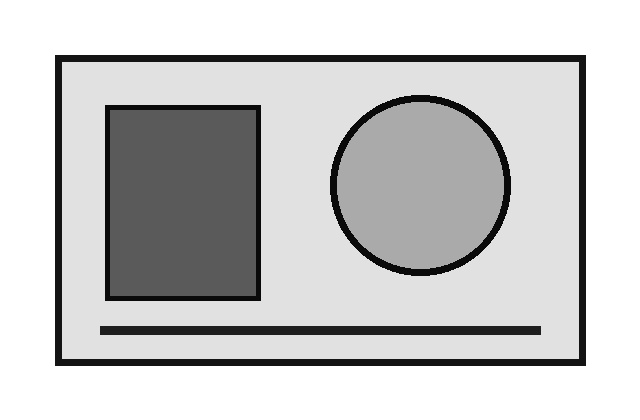
#> input picture sanya/13_Magnitude_Spectrum/input.jpg, 640 x 420 px
$ python program.py
#> lines starting #> are read from the running program, lines starting #| are printed output that depends on the picture
import cv2
import numpy as np

# Read grayscale image
image = cv2.imread("input.jpg", 0)
#> image is the input picture: shape (420, 640); min 4, max 255, mean 201

# Check image
if image is None:
    print("Error: Image not found!")
    exit()

# Calculate DFT
dft = cv2.dft(np.float32(image), flags=cv2.DFT_COMPLEX_OUTPUT)

# Shift low frequencies to center
dft_shift = np.fft.fftshift(dft)

# Calculate magnitude spectrum
magnitude = cv2.magnitude(dft_shift[:, :, 0], dft_shift[:, :, 1])

# Apply log scaling
magnitude = np.log(magnitude + 1)
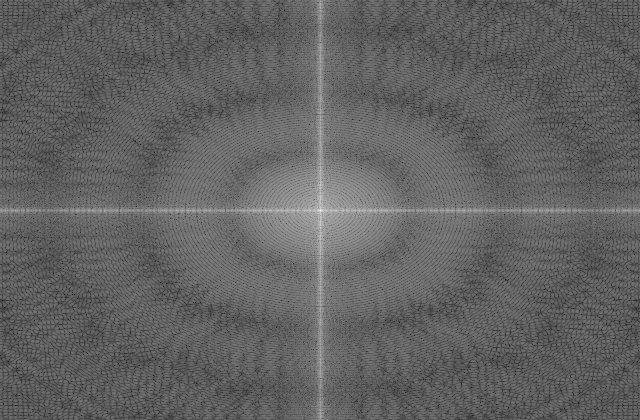
#> magnitude: shape (420, 640) float32; min 1.62, max 17.8, mean 7.88; drawn with min black and max white

# Normalize for display
magnitude = cv2.normalize(magnitude, None, 0, 255, cv2.NORM_MINMAX)

# Save magnitude spectrum
cv2.imwrite("output.png", magnitude)

print("Magnitude spectrum saved as output.png")

$ run again, with sanya/02_Brightness/input.jpg copied over sanya/13_Magnitude_Spectrum/input.jpg
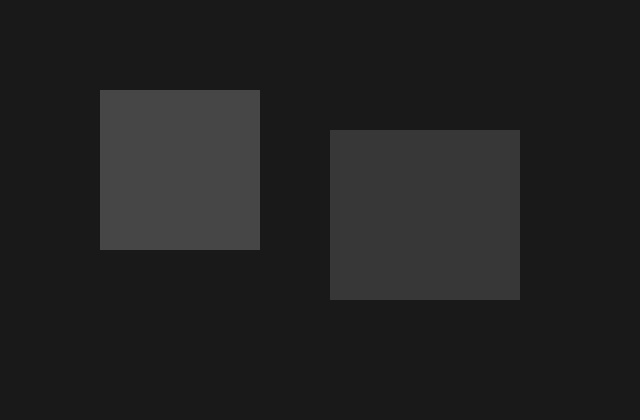
#> input picture sanya/02_Brightness/input.jpg, 640 x 420 px
#> image is the input picture: shape (420, 640); min 21, max 72, mean 32.9
#> `magnitude = np.log(magnitude + 1)`:
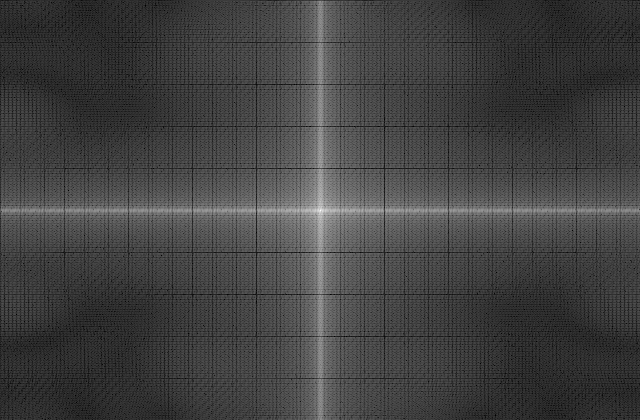
#> magnitude: shape (420, 640) float32; min 0.131, max 15.99, mean 4.25; drawn with min black and max white
